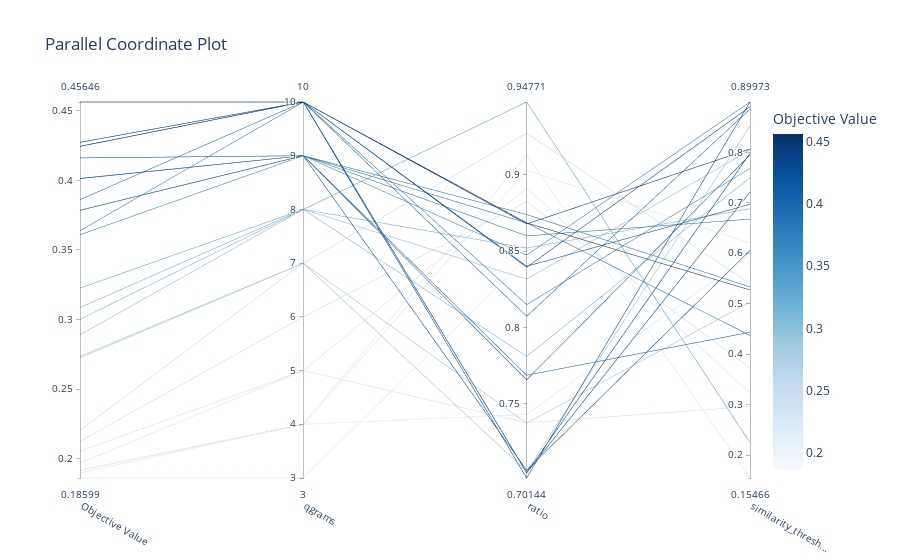

Notebook code cell kept with this figure:
### Code cell
fig = plot_parallel_coordinate(study)
fig.show()
